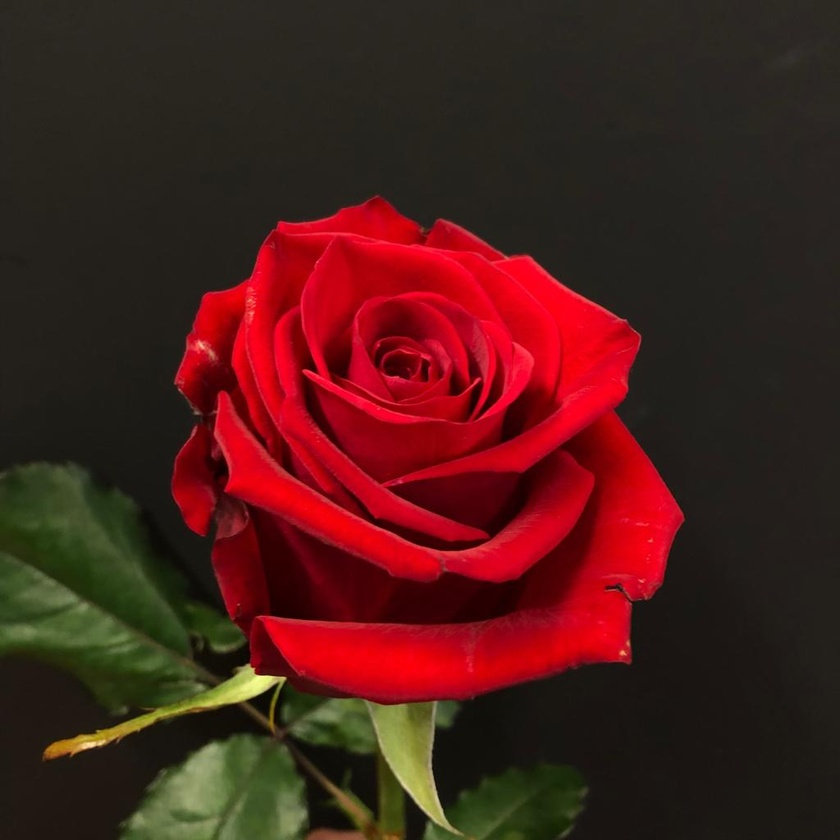
#> input picture Red.jpg, 840 x 840 px, shrunk from 1024 x 1024 before the run
$ python Assignment2.py
#> lines starting #> are read from the running program, lines starting #| are printed output that depends on the picture; after the words box and inside, x2 and y2 are one past the last pixel; in counts of white or black regions, pixels touching at a corner belong together
import matplotlib.pyplot as plt
import cv2
import numpy as np
import math

img = plt.imread('Red.jpg')
#> img is the input picture: shape (840, 840, 3); mean R, G, B 74.6, 30, 25.9
grayscale = cv2.cvtColor(img, cv2.COLOR_RGB2GRAY)
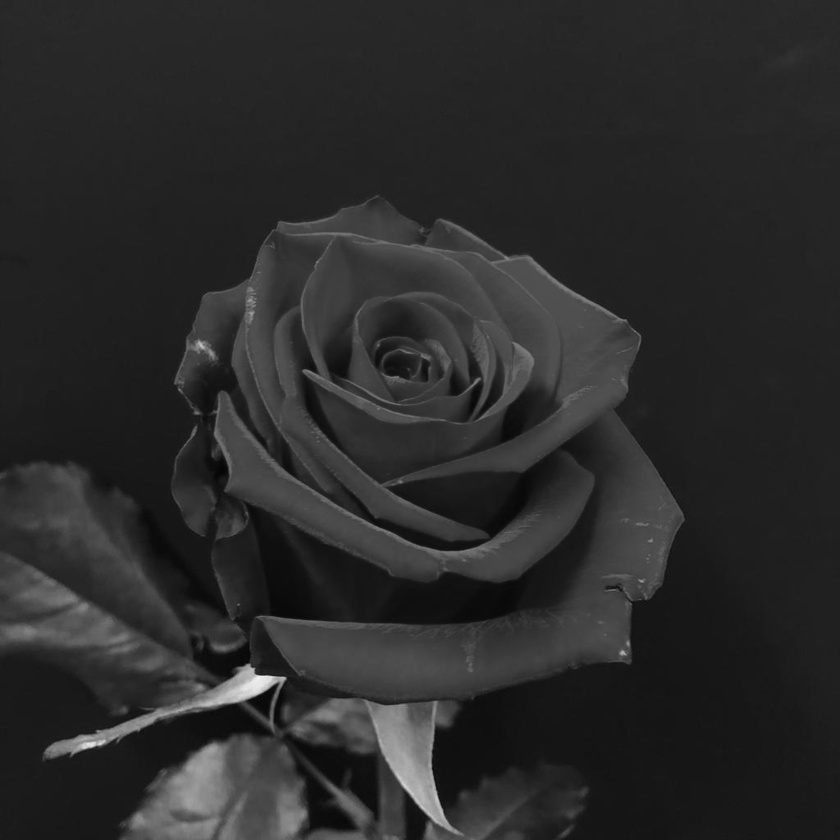
#> grayscale: shape (840, 840); min 5, max 241, mean 42.8

row,column = grayscale.shape
#> row = 840; column = 840

s = np.zeros(grayscale.shape, dtype=np.uint8)

T1=50
T2=200

for i in range(row):
    for j in range(column):
        if grayscale[i][j]>=T1 and grayscale[i][j]<=T2:
            s[i][j]=100
        else:
            s[i][j]=10
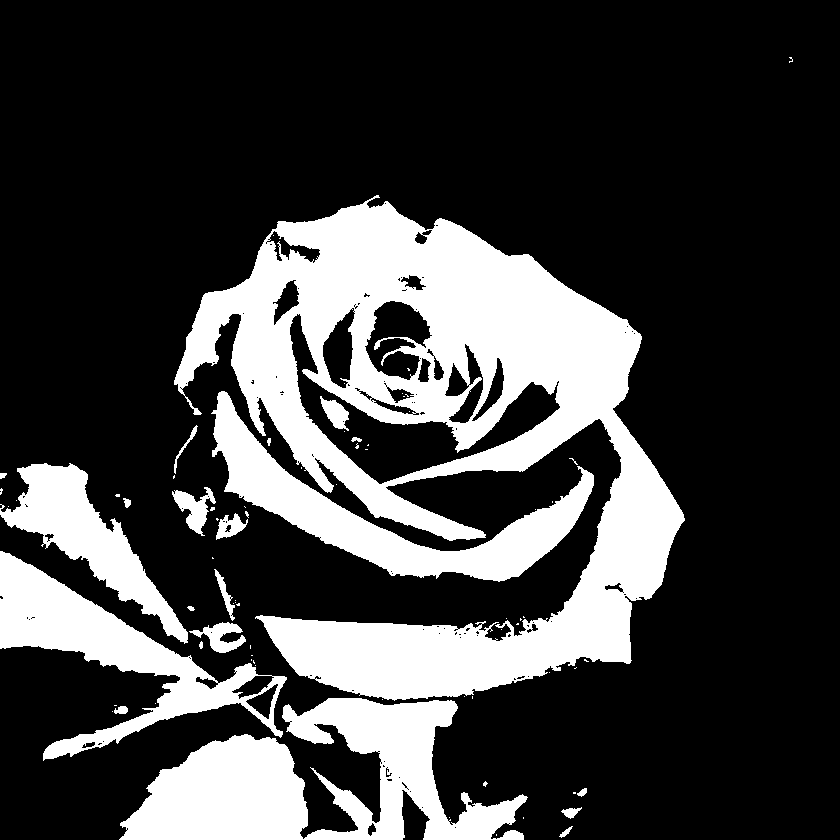
#> s: shape (840, 840); values 10 (black) and 100 (white), 25.4% white; 76 white regions (55 under 20 px), largest, box (x1, y1, x2, y2) and area: (174, 195, 685, 701) 102768, (119, 698, 528, 840) 29689, (211, 391, 594, 582) 16914

plt.subplot(2,2,1)
plt.title('First Condition')
plt.imshow(s,cmap='gray')
s1 = np.zeros(grayscale.shape, dtype=np.uint8)

for i in range(row):
    for j in range(column):
        if grayscale[i][j]>=T1 and grayscale[i][j]<=T2:
            s1[i][j]=100
        else :
            s1[i][j]=grayscale[i][j]
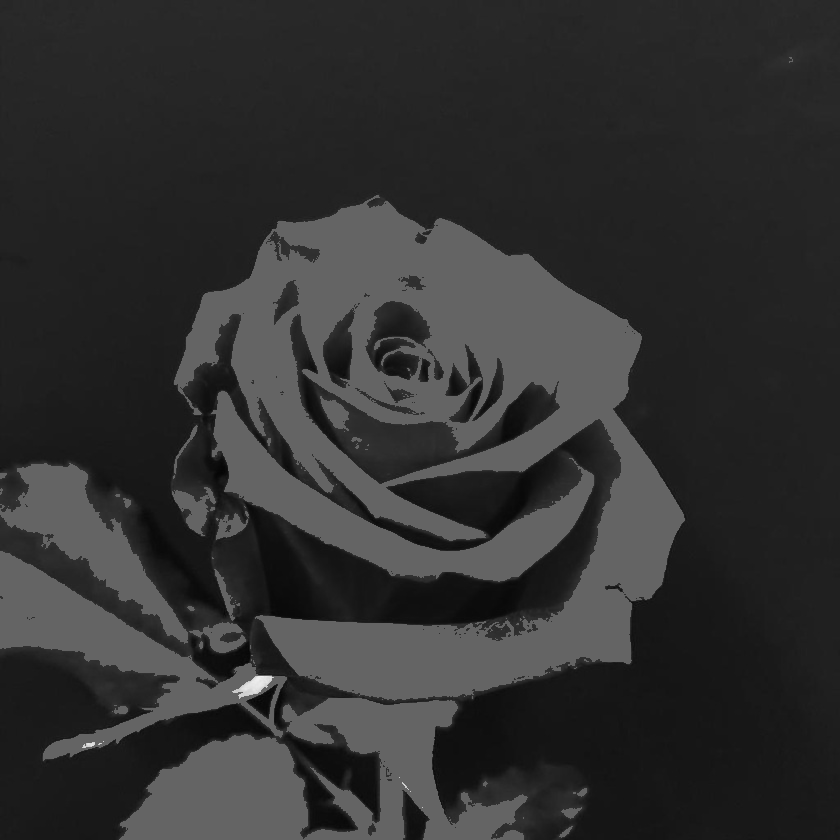
#> s1: shape (840, 840); min 5, max 241, mean 49.3


plt.subplot(2,2,2)
plt.title('Second Condition')
plt.imshow(s1,cmap='gray')


s2 = np.zeros(grayscale.shape, dtype=np.uint8)
c = 2
for i in range(row):
    for j in range(column):
        s2[i][j]=c*np.log(1+grayscale[i][j])
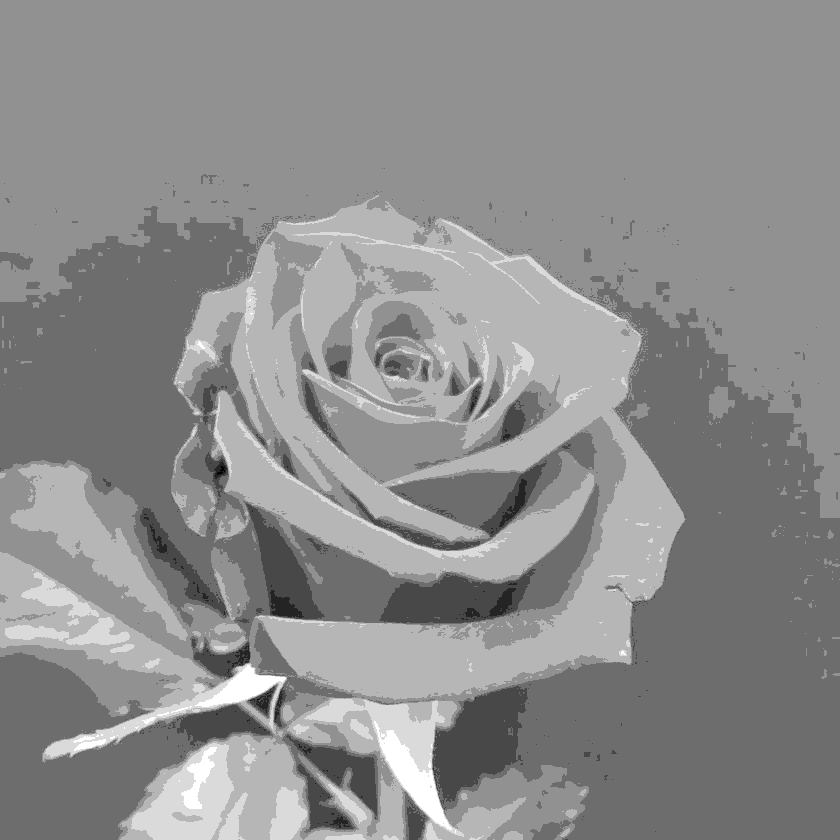
#> s2: shape (840, 840); min 3, max 10, mean 6.89; drawn with min black and max white

plt.subplot(2,2,3)
plt.title('Third Condition')
plt.imshow(s2,cmap='gray')

s3 = np.zeros(grayscale.shape, dtype=np.uint8)
ep = 0.0000001
p = 3

for i in range(row):
    for j in range(column):
        s3[i][j]=c*(grayscale[i][j]+ep)**p
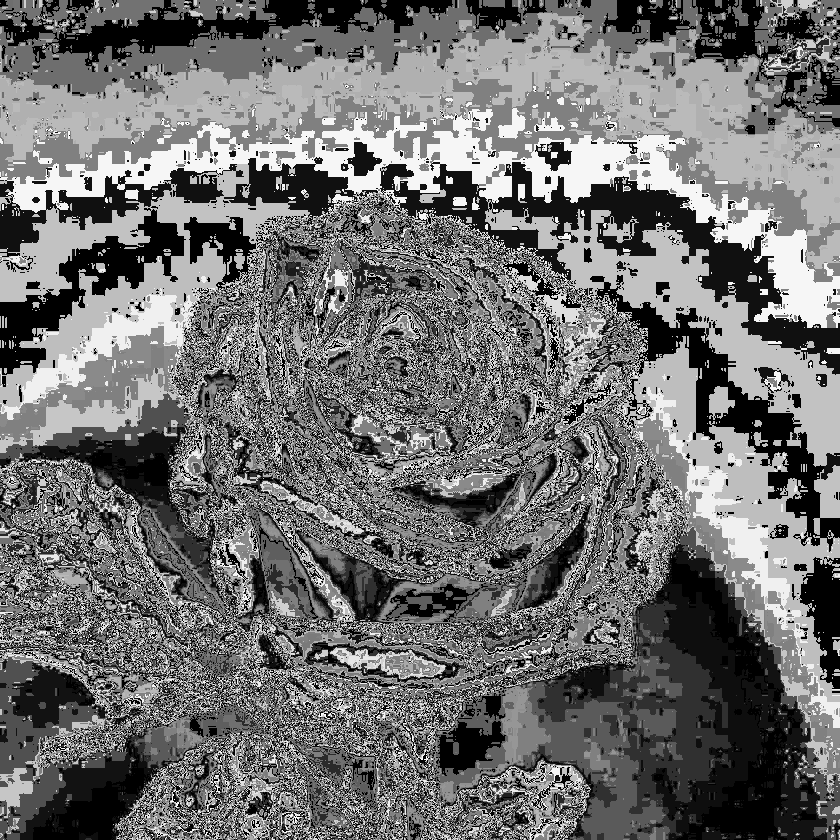
#> s3: shape (840, 840); min 0, max 254, mean 112

plt.subplot(2,2,4)
plt.imshow(s3,cmap='gray')
plt.show()
